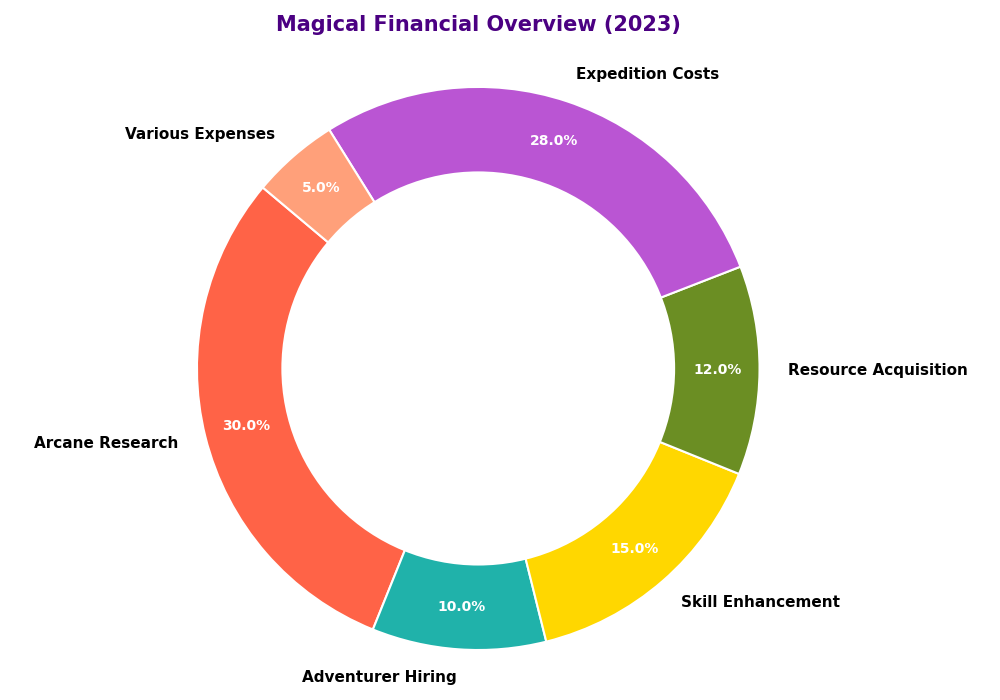

Write the Python code that produced this figure.
import matplotlib.pyplot as plt

categories = ['Arcane Research', 'Adventurer Hiring', 'Skill Enhancement', 'Resource Acquisition', 'Expedition Costs', 'Various Expenses']
# Altered the budgets while maintaining the original structure
budgets = [30, 10, 15, 12, 28, 5]
colors = ['#ff6347', '#20b2aa', '#ffd700', '#6b8e23', '#ba55d3', '#ffa07a']

fig, ax = plt.subplots(figsize=(10, 7))

wedges, texts, autotexts = ax.pie(
    budgets,
    labels=categories,
    colors=colors,
    autopct='%1.1f%%',
    pctdistance=0.85,
    startangle=140,
    wedgeprops=dict(edgecolor='w', linewidth=1.5)
)

centre_circle = plt.Circle((0, 0), 0.70, fc='white')
fig.gca().add_artist(centre_circle)

ax.axis('equal')

plt.setp(autotexts, size=10, weight="bold", color="white")
plt.setp(texts, size=11, weight="bold")

ax.set_title("Magical Financial Overview (2023)", fontsize=15, fontweight='bold', pad=20, color='#4b0082')

plt.tight_layout()
plt.show()
